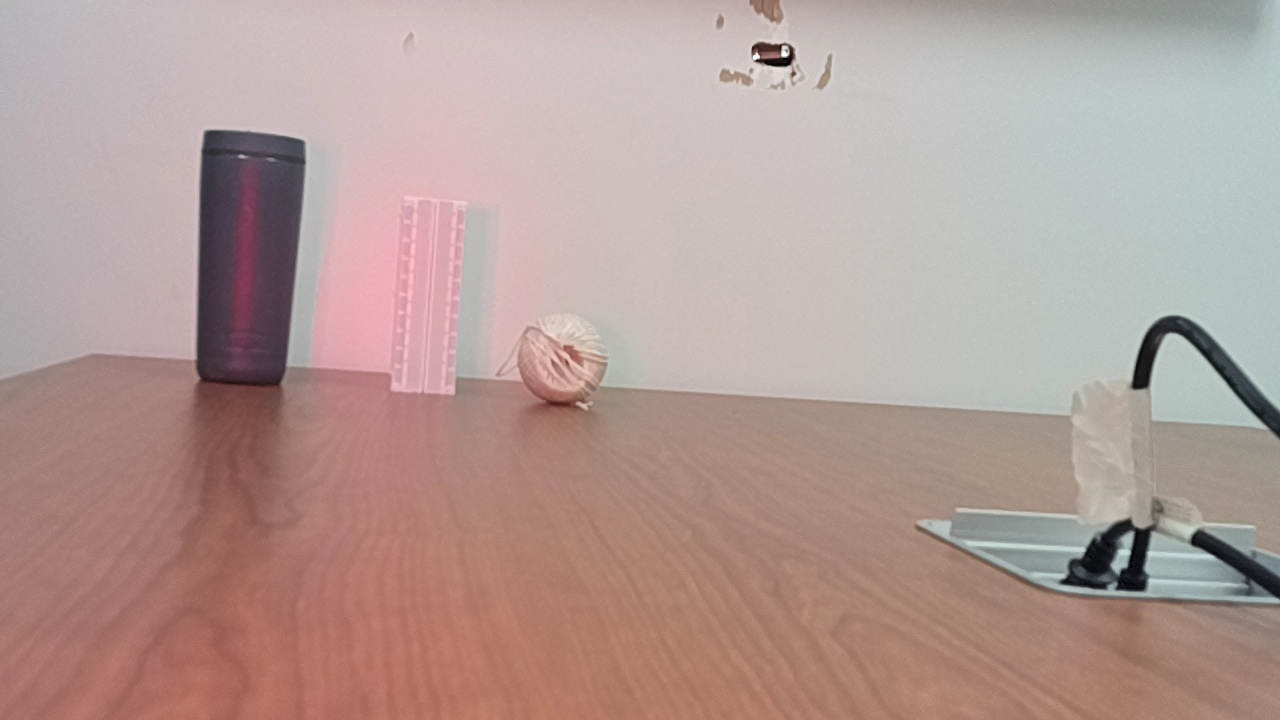
#> input picture vlc_backscatter/picture0_light.jpg, 1280 x 720 px
$ jupyter execute --allow-errors image_domain.ipynb
#> lines starting #> are read from the running program, lines starting #| are printed output that depends on the picture; after the words box and inside, x2 and y2 are one past the last pixel; in counts of white or black regions, pixels touching at a corner belong together
### First take the image from the RGB Oak-D camera and then convert it to an edge detected image.

[cell 1]
import cv2
import numpy as np
from matplotlib import pyplot as plt

# Load the image
file_path = 'picture0_light.jpg'
image = cv2.imread(file_path, cv2.IMREAD_GRAYSCALE)
#> image: shape (720, 1280); min 0, max 255, mean 162

# Using Canny edge detector to simulate an event camera output
edges = cv2.Canny(image, 100, 200)
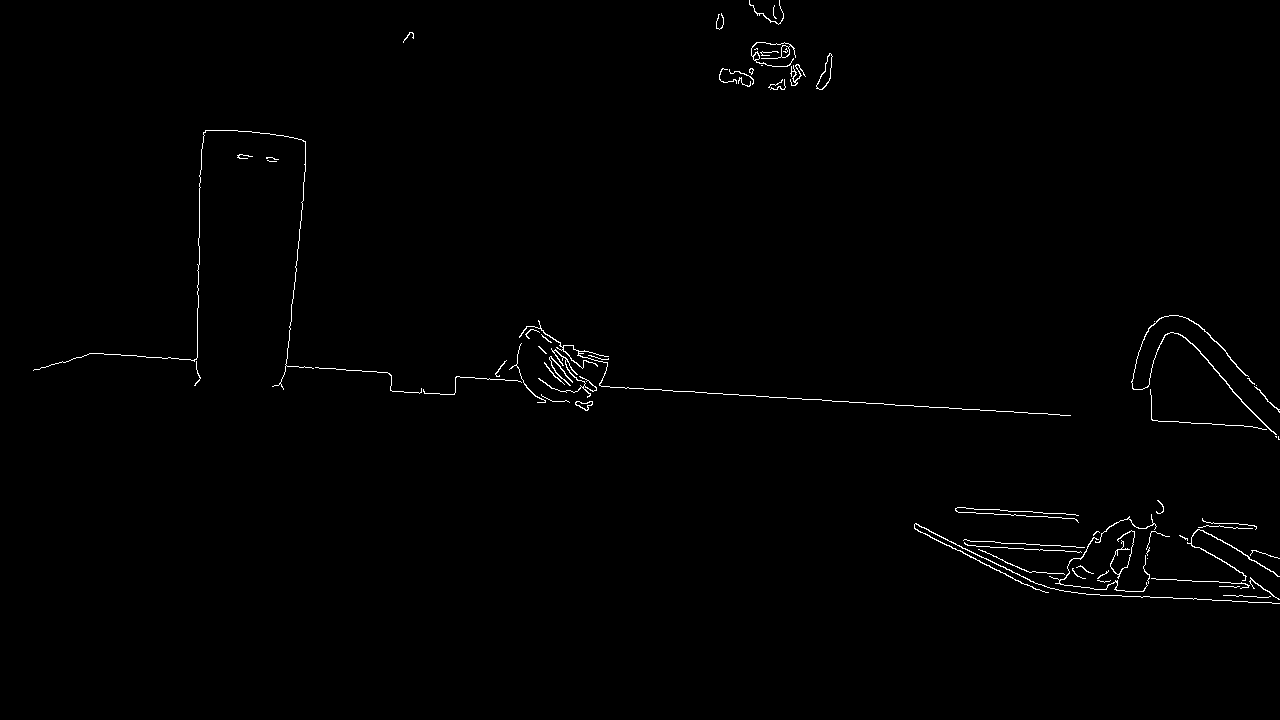
#> edges: shape (720, 1280); 0.72% white in thin lines or dots, all inside (x1, y1, x2, y2) = (33, 0, 1280, 604)

# Save the edge-detected image
edge_file_path = 'edge_detected_picture0.png'
cv2.imwrite(edge_file_path, edges)

# Display the original and edge-detected image
plt.figure(figsize=(10, 5))

plt.subplot(121), plt.imshow(image, cmap='gray')
plt.title('Original Image'), plt.xticks([]), plt.yticks([])

plt.subplot(122), plt.imshow(edges, cmap='gray')
plt.title('Edge-detected Image'), plt.xticks([]), plt.yticks([])


plt.show()

##### Looks like that picture, might not have as much features for us to have a good similarity score. So we will just use ORB features as SIFT and SURF are not open source anymore and we will take fist 30 matches from the original image to the event camera image.

[cell 2]
from cv2 import ORB_create, BFMatcher, NORM_HAMMING, drawMatches, imread, cvtColor, COLOR_BGR2GRAY, imwrite

# Load the new reference image
new_reference_image_path = 'picture0_light.jpg'
new_reference_image = imread(new_reference_image_path, cv2.IMREAD_GRAYSCALE)

# Initialize ORB detector
orb = ORB_create()

# Find the keypoints and descriptors with ORB for the new reference image
keypoints_new_ref, descriptors_new_ref = orb.detectAndCompute(new_reference_image, None)
#> keypoints_new_ref = 500 keypoints; strongest (x, y, size): (783, 53, 44.6), (758, 56, 31), (757, 56, 37.2), (786, 54, 53.6)

# Load the event camera image
event_image_path = 'event_image_1k_new.png'  # Replace with your event image path
event_image = imread(event_image_path, cv2.IMREAD_GRAYSCALE)
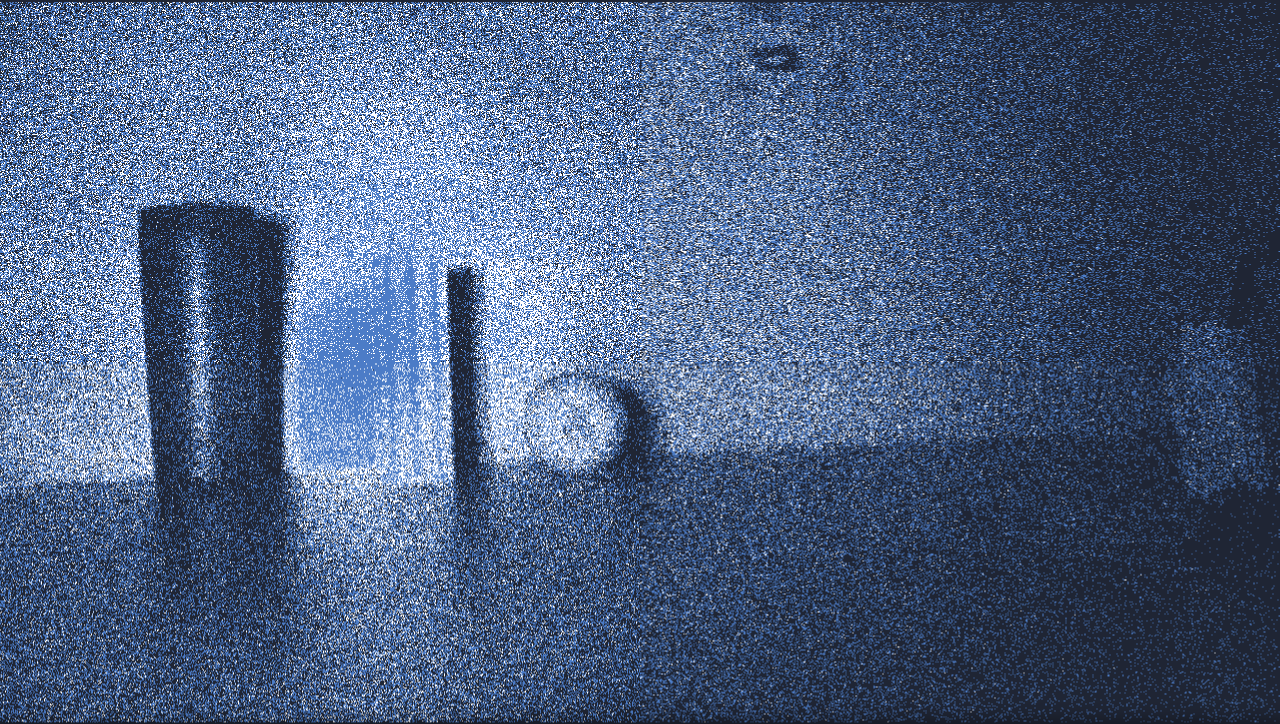
#> input picture vlc_backscatter/event_image_1k_new.png, 2559 x 1447 px (shown at 1/2 size)
#> event_image: shape (1447, 2559); min 28, max 255, mean 97.3

# Find the keypoints and descriptors with ORB for the event camera image
keypoints_event, descriptors_event = orb.detectAndCompute(event_image, None)
#> keypoints_event = 500 keypoints; strongest (x, y, size): (1583, 491, 31), (182, 815, 31), (1543, 228, 31), (585, 36, 31)

# Initialize the matcher
matcher = BFMatcher(NORM_HAMMING, crossCheck=True)

# Match descriptors and sort them in the order of their distance
matches_new_ref_event = matcher.match(descriptors_new_ref, descriptors_event)
#> matches_new_ref_event = 116 matches
matches_new_ref_event = sorted(matches_new_ref_event, key=lambda x: x.distance)

# Draw the first 50 matches
num_matches_to_draw = min(10, len(matches_new_ref_event))
#> num_matches_to_draw = 10
img_matches_new_ref_event_30 = drawMatches(new_reference_image, keypoints_new_ref,
                                           event_image, keypoints_event, matches_new_ref_event[:num_matches_to_draw], None, flags=2)

# Save the matched image
matched_new_ref_image_30_path = 'matched_new_ref_image_new.png'
imwrite(matched_new_ref_image_30_path, img_matches_new_ref_event_30)
#> Out = True

[cell 3]
from cv2 import ORB_create, BFMatcher, NORM_HAMMING, drawMatches, imread, cvtColor, COLOR_BGR2GRAY, imwrite

# Load the new reference image
new_reference_image_path = 'picture0.jpg'
new_reference_image = imread(new_reference_image_path, cv2.IMREAD_GRAYSCALE)
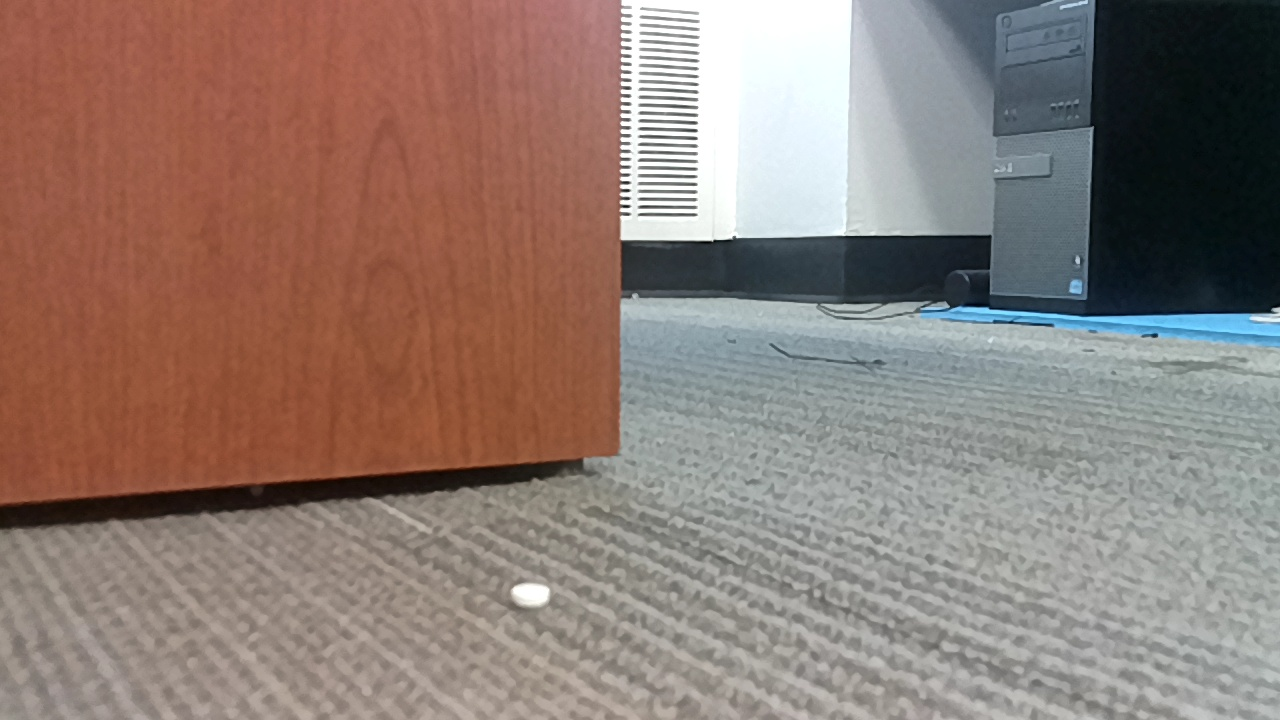
#> input picture vlc_backscatter/picture0.jpg, 1280 x 720 px
#> new_reference_image: shape (720, 1280); min 0, max 255, mean 128.1

# Initialize ORB detector
orb = ORB_create()

# Find the keypoints and descriptors with ORB for the new reference image
keypoints_new_ref, descriptors_new_ref = orb.detectAndCompute(new_reference_image, None)
#> keypoints_new_ref = 500 keypoints; strongest (x, y, size): (695, 130, 31), (628, 190, 31), (734, 237, 31), (629, 206, 31)

# Load the event camera image
event_image_path = 'event_image.png'  # Replace with your event image path
event_image = imread(event_image_path, cv2.IMREAD_GRAYSCALE)
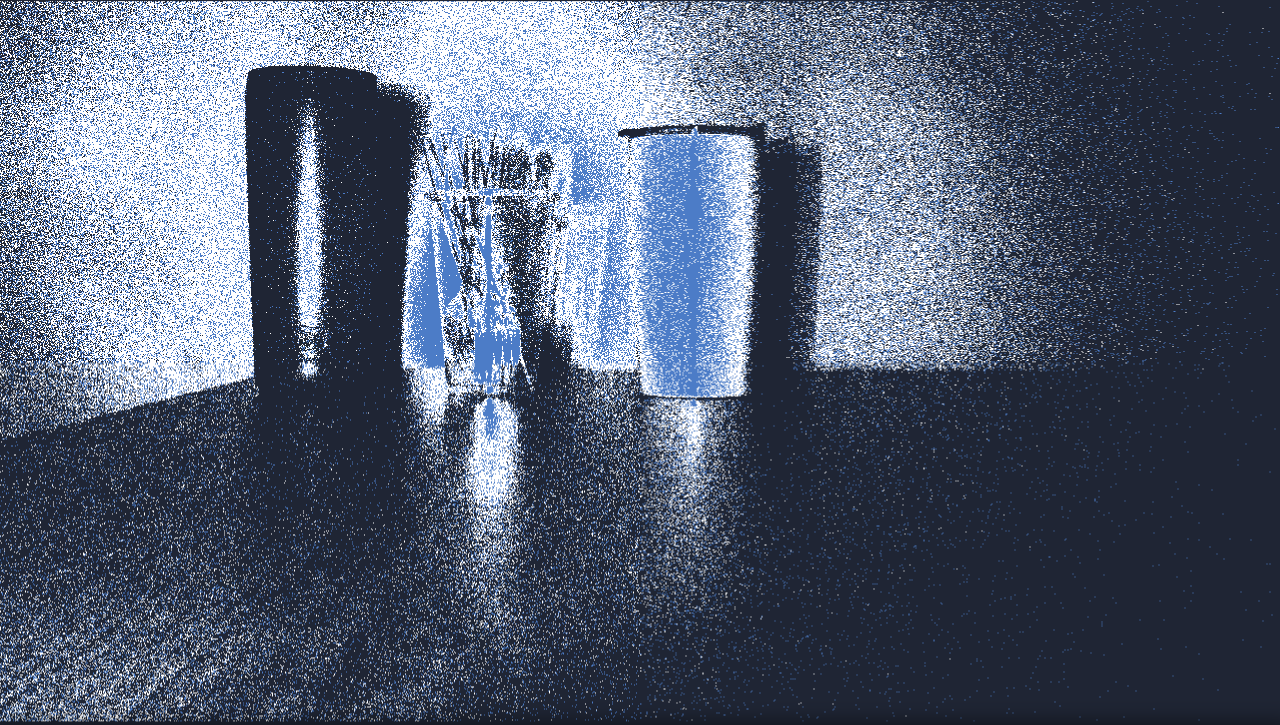
#> input picture vlc_backscatter/event_image.png, 2560 x 1450 px (shown at 1/2 size)
#> event_image: shape (1450, 2560); min 28, max 255, mean 95.8
event_image = cv2.fastNlMeansDenoising(event_image, None, 40, 7, 21)
# Find the keypoints and descriptors with ORB for the event camera image
keypoints_event, descriptors_event = orb.detectAndCompute(event_image, None)
#> keypoints_event = 500 keypoints; strongest (x, y, size): (1849, 235, 31), (1935, 413, 31), (1866, 515, 31), (1020, 1002, 31)

# Initialize the matcher
matcher = BFMatcher(NORM_HAMMING, crossCheck=True)

# Match descriptors and sort them in the order of their distance
matches_new_ref_event = matcher.match(descriptors_new_ref, descriptors_event)
#> matches_new_ref_event = 92 matches
matches_new_ref_event = sorted(matches_new_ref_event, key=lambda x: x.distance)

# Draw the first 50 matches
num_matches_to_draw = min(10, len(matches_new_ref_event))
img_matches_new_ref_event_30 = drawMatches(new_reference_image, keypoints_new_ref,
                                           event_image, keypoints_event, matches_new_ref_event[:num_matches_to_draw], None, flags=2)
#> img_matches_new_ref_event_30: shape (1450, 3840, 3)

# Save the matched image
matched_new_ref_image_30_path = 'matched_new_ref_image_denoised.png'
imwrite(matched_new_ref_image_30_path, img_matches_new_ref_event_30)
#> Out = True

[cell 4]
from cv2 import ORB_create, BFMatcher, NORM_HAMMING, drawMatches, imread, cvtColor, COLOR_BGR2GRAY, imwrite

# Load the new reference image
new_reference_image_path = 'picture0.jpg'
new_reference_image = imread(new_reference_image_path, cv2.IMREAD_GRAYSCALE)
# get size of the image
height, width = new_reference_image.shape[:2]
#> height = 720; width = 1280
#edges = cv2.Canny(new_reference_image, 100, 200)
# Initialize ORB detector
orb = ORB_create()

# Find the keypoints and descriptors with ORB for the new reference image
keypoints_new_ref, descriptors_new_ref = orb.detectAndCompute(new_reference_image, None)

# Load the event camera image
event_image_path = 'event_image.png'  # Replace with your event image path
event_image = imread(event_image_path, cv2.IMREAD_GRAYSCALE)
# resize the image
event_image = cv2.resize(event_image, (width, height))
#> event_image: shape (720, 1280)
event_image = cv2.fastNlMeansDenoising(event_image, None, 20, 7, 21)
#event_edges = cv2.Canny(event_image, 800, 1200)

# Find the keypoints and descriptors with ORB for the event camera image
keypoints_event, descriptors_event = orb.detectAndCompute(event_image, None)
#> keypoints_event = 500 keypoints; strongest (x, y, size): (178, 662, 31), (76, 656, 31), (542, 269, 31), (579, 362, 31)

# Initialize the matcher
matcher = BFMatcher(NORM_HAMMING, crossCheck=True)

# Match descriptors and sort them in the order of their distance
matches_new_ref_event = matcher.match(descriptors_new_ref, descriptors_event)
#> matches_new_ref_event = 85 matches
matches_new_ref_event = sorted(matches_new_ref_event, key=lambda x: x.distance)

# Draw the first 50 matches
num_matches_to_draw = min(10, len(matches_new_ref_event))
img_matches_new_ref_event_30 = drawMatches(new_reference_image, keypoints_new_ref,
                                           event_image, keypoints_event, matches_new_ref_event[:num_matches_to_draw], None, flags=2)
#> img_matches_new_ref_event_30: shape (720, 2560, 3)

# Save the matched image
matched_new_ref_image_30_path = 'matched_new_image_1.png'
imwrite(matched_new_ref_image_30_path, img_matches_new_ref_event_30)
#> Out = True

[cell 5]
# open the picture_0_light.jpg

import matplotlib.pyplot as plt
import cv2
# Load the image
file_path = 'picture0_light.jpg'
image = plt.imread(file_path)
#> image: shape (720, 1280, 3)

# convert the image to grayscale
gray_image = cv2.cvtColor(image, cv2.COLOR_RGB2GRAY)

#save the grayscale image
gray_file_path = 'grayscale_picture0_light.jpg'
cv2.imwrite(gray_file_path, gray_image)
#> Out = True

[cell 6]
# open the picture_0_light.jpg

import matplotlib.pyplot as plt
import cv2
# Load the image
file_path = 'event_image.png'
image = cv2.imread(file_path, cv2.IMREAD_GRAYSCALE)

#save the grayscale image
gray_file_path = 'grayscale_event_image.jpg'
cv2.imwrite(gray_file_path, image)
#> Out = True

[cell 7]
# open the cropped_flask_cam_domain.png and the cropped_flask_event_domain.png

import matplotlib.pyplot as plt
import cv2

# Load the image
file_path_cam = 'cropped_flask_cam_domain.png'
image_cam = cv2.imread(file_path_cam, cv2.IMREAD_GRAYSCALE)

file_path_event = 'cropped_flask_event_domain.png'
image_event = cv2.imread(file_path_event, cv2.IMREAD_GRAYSCALE)

# calculate the histrogram of the image_cam and image_event and plot them
hist_cam = cv2.calcHist([image_cam], [0], None, [256], [0, 256])
#> hist_cam = 256 values from 0 to 0
hist_event = cv2.calcHist([image_event], [0], None, [256], [0, 256])
#> hist_event = 256 values from 0 to 0

plt.figure(figsize=(10, 5))

plt.subplot(121), plt.plot(hist_cam)
#plt.title('Histogram of Camera Frame')
# put the title below the plot
plt.subplot(122), plt.plot(hist_event)
# put the title below the plot
plt.tight_layout()
plt.savefig('figures/histogram_cam_event.png')
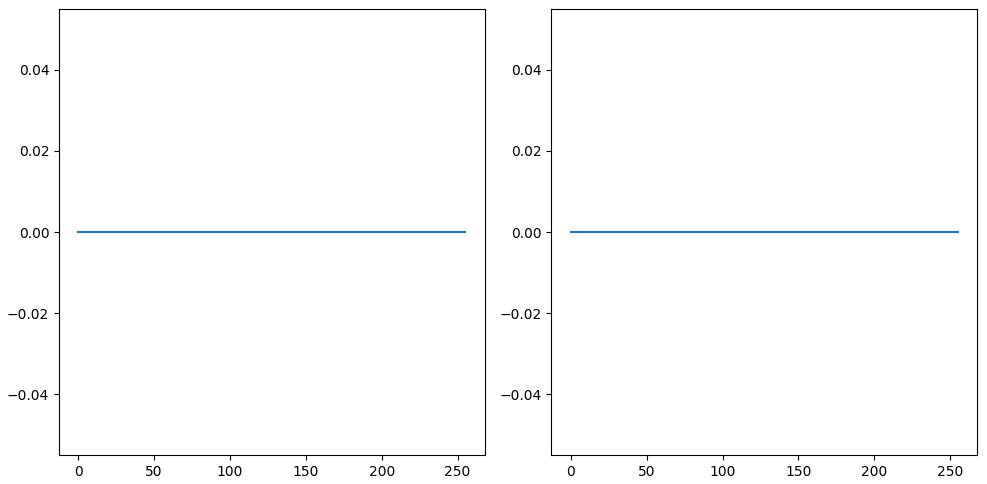
#> figure drawn by matplotlib, 2 panels
plt.show()

# calculate the distribution of the pixel values of the image_cam and image_event and plot them
plt.figure(figsize=(10, 5))

#> (the rest of this cell did not finish here and is left out)
